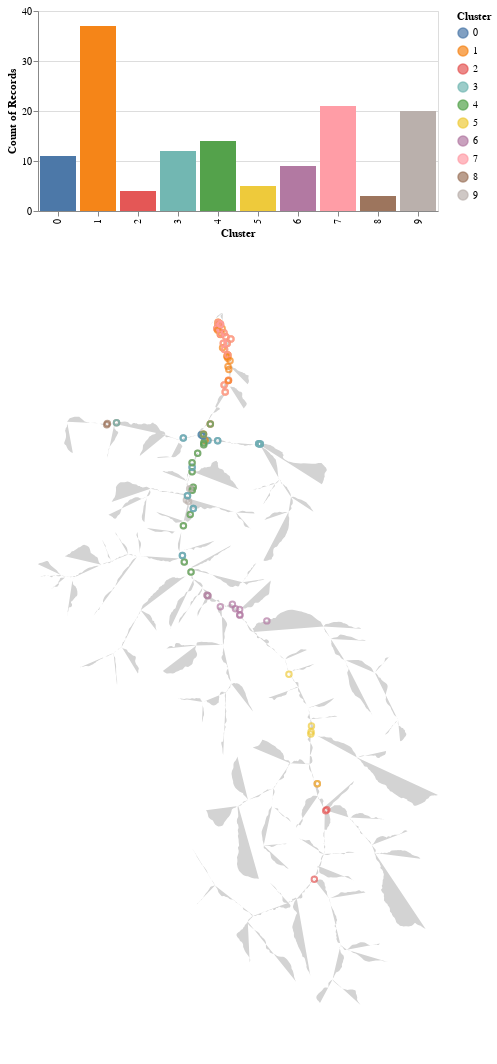

Source (notebook cell):
### Code cell
merged_cluster = merged_cleaned[['LAT','LONG','Cluster']].drop_duplicates()

brush = alt.selection_interval()

river_base = alt.Chart(gdf).mark_geoshape(fill='lightgrey')\
.properties(height = 800, width = 400).interactive()

# All active Sites Point
all_site = alt.Chart(merged_cluster).mark_point().encode(
    longitude='LONG:Q', latitude='LAT:Q',
    color=alt.condition(brush, 'Cluster:N', alt.value('grey')),
).add_params(brush)

bars = alt.Chart(merged_cluster).mark_bar().encode(
    y='count(Cluster):Q',
    color='Cluster:N',
    x='Cluster:N'
).transform_filter(
    brush
).properties(height = 200, width = 400)

base_map = bars & (river_base + all_site)
base_map

### Figure 1 — Vega-Lite specification as saved in the notebook (floating-point values rounded to 4 significant figures; data arrays with more than 128 entries replaced by an {"elided": "..."} marker saying what was removed)
{"config": {"view": {"continuousWidth": 300, "continuousHeight": 300}}, "vconcat": [{"data": {"name": "data-e6230f267dee439136418f4276fcec1c"}, "mark": {"type": "bar"}, "encoding": {"color": {"field": "Cluster", "type": "nominal"}, "x": {"field": "Cluster", "type": "nominal"}, "y": {"aggregate": "count", "field": "Cluster", "type": "quantitative"}}, "height": 200, "transform": [{"filter": {"param": "param_24"}}], "width": 400}, {"layer": [{"data": {"name": "data-ff0229295f6624896aa3c32843283560"}, "mark": {"type": "geoshape", "fill": "lightgrey"}, "name": "view_24"}, {"data": {"name": "data-e6230f267dee439136418f4276fcec1c"}, "mark": {"type": "point"}, "encoding": {"color": {"condition": {"param": "param_24", "field": "Cluster", "type": "nominal"}, "value": "grey"}, "latitude": {"field": "LAT", "type": "quantitative"}, "longitude": {"field": "LONG", "type": "quantitative"}}, "name": "view_25"}], "height": 800, "width": 400}], "params": [{"name": "param_25", "select": {"type": "interval", "encodings": ["x", "y"]}, "bind": "scales", "views": ["view_24"]}, {"name": "param_24", "select": {"type": "interval"}, "views": ["view_25"]}], "$schema": "https://vega.github.io/schema/vega-lite/v5.16.3.json", "datasets": {"data-e6230f267dee439136418f4276fcec1c": {"elided": "136 records"}, "data-ff0229295f6624896aa3c32843283560": {"elided": "291 records"}}}
